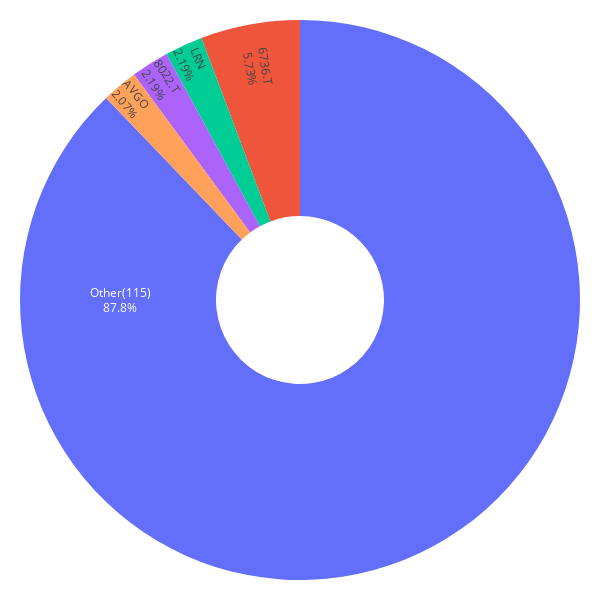

Notebook code for this chart:
### Code cell
importlib.reload(mpt_utils)

weights_1m, mu_1m, S_1m, weights_all_1m = mpt_utils.portfolio_and_plot(df_to_evaluate_1m, df)

### Figure 1 — Plotly figure (JSON) as saved in the notebook; plotly's stock layout.template omitted (floating-point values rounded to 4 significant figures)
{"data": [{"hole": 0.3, "insidetextorientation": "radial", "labels": ["6736.T", "AVGO", "LRN", "8022.T", "Other(115)"], "textinfo": "label+percent", "textposition": "inside", "values": [0.0324, 0.0117, 0.0124, 0.0124, 0.497], "type": "pie"}], "layout": {"margin": {"l": 20, "r": 20, "t": 20, "b": 20}, "font": {"color": "black"}, "height": 600, "width": 600, "paper_bgcolor": "white", "plot_bgcolor": "white", "showlegend": false}}
